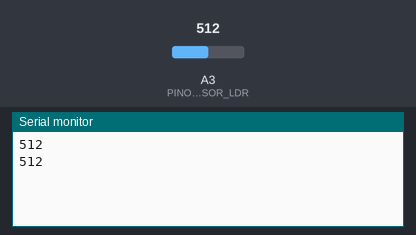
The sketch below on a simulated Arduino Uno, built with avr-gcc and run on an emulated ATmega328P. Parts: the last lines printed to the serial monitor. The test bench sets the inputs (shaded band); at power-on: A3 (PINO_SENSOR_LDR) = 512.

Above: at 2.8 s.
2.9 s: A3 (PINO_SENSOR_LDR) set to 716
At 4.4 s:
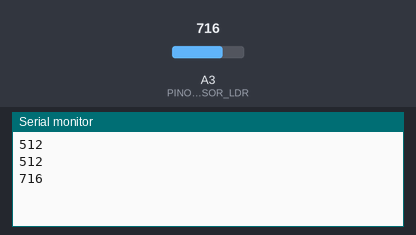
5.6 s: A3 (PINO_SENSOR_LDR) set to 900
At 7.1 s:
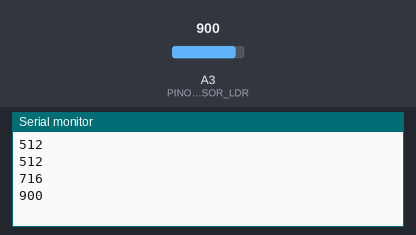
Timing chart, 0 to 8.6 s (numbered marks = the images above; inputs shaded):
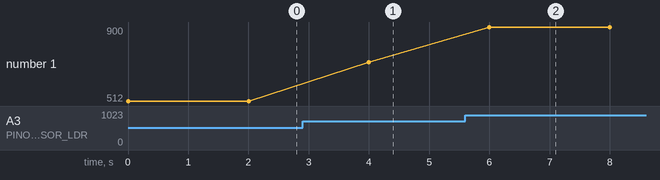

Measured:
- after the input at 2.9 s, the serial monitor: prints a new line after 1.1 s (image 1)
- after the input at 5.6 s, the serial monitor: prints a new line after 0.40 s (image 2)
- plotted number 1: 512 → 716 after the input at 2.9 s, 716 → 900 after the input at 5.6 s

The sketch:

lumi_codigo_c.ino
```cpp
const int PINO_SENSOR_LDR = A3;
int valorLuminosidade;


void setup() {
 Serial.begin(9600);

}

void loop() {
  valorLuminosidade = analogRead(PINO_SENSOR_LDR);


  Serial.println(valorLuminosidade);

  delay(2000);


}
```
